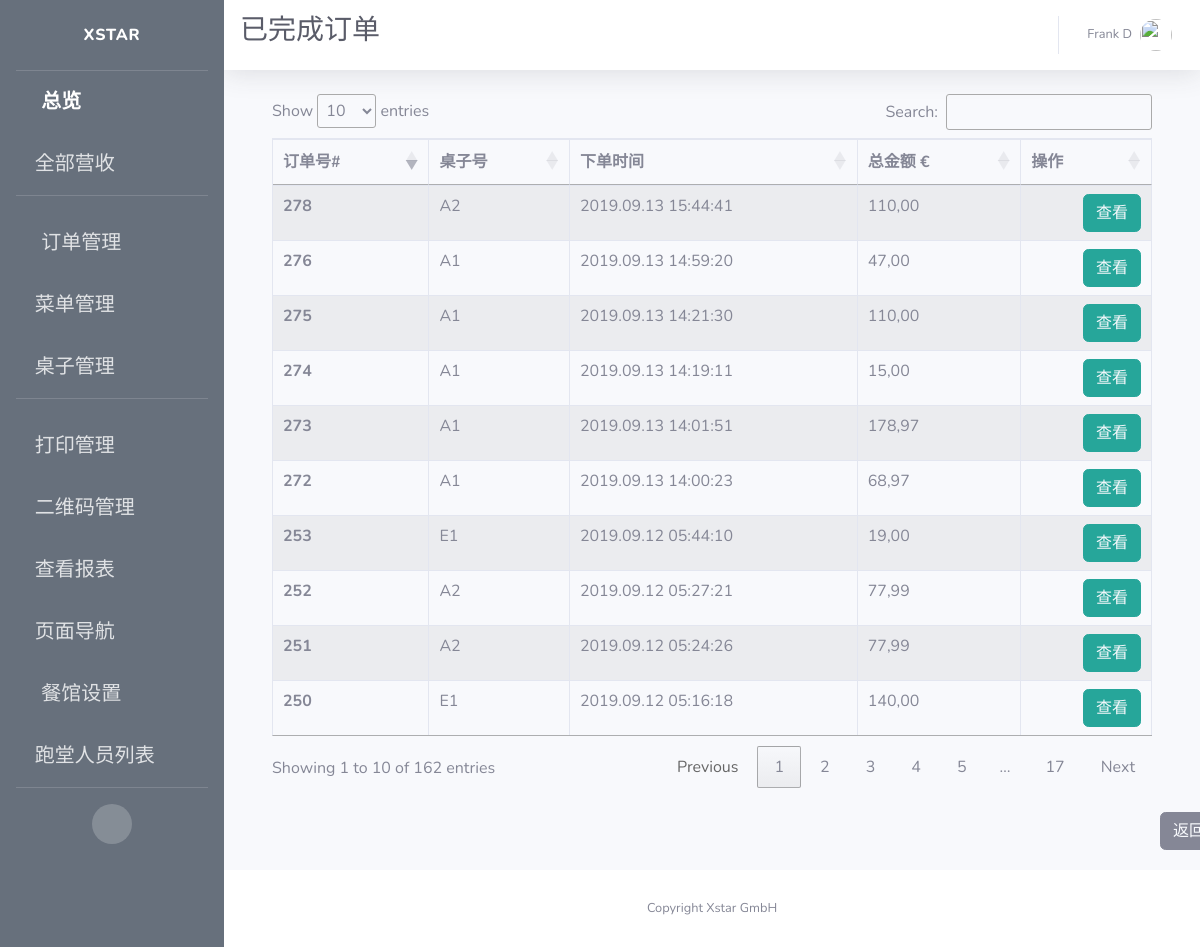
The page /admin/view/paid/alacarte/orders (signed in) on the database as committed earlier.
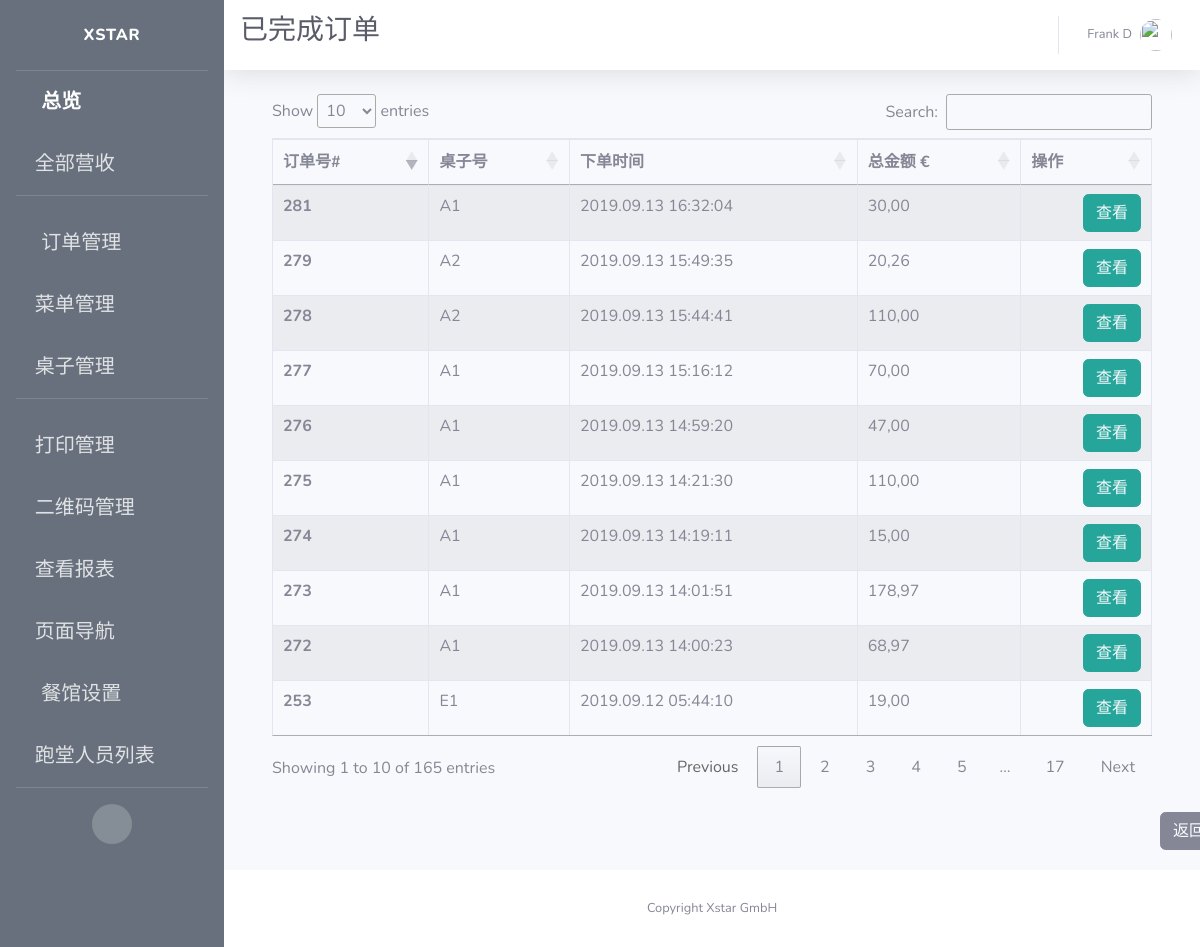
The same page on the database as committed later.
### app/models.py (models this page shows)
class Order(db.Model):
    id = db.Column(db.Integer, primary_key=True, unique=True, index=True)
    totalPrice = db.Column(db.Float, unique=False)
    orderNumber = db.Column(db.String(200), unique=True)
    timeCreated = db.Column(db.DateTime, default=datetime.utcnow)
    isPaid = db.Column(db.Boolean, default=False)
    isReady = db.Column(db.Boolean, default=False)
    isPickedUp = db.Column(db.Boolean, default=False)
    items = db.Column(db.String(1500))
    pay_via = db.Column(db.String(100))
    type = db.Column(db.String(100))
    container = db.Column(db.String(300))
    mealPrinted = db.Column(db.Boolean, default=False)
    printed = db.Column(db.Boolean, default=False)
    settleTime = db.Column(db.DateTime)
    settleID = db.Column(db.String(500))
    table_name = db.Column(db.String(500))
    seat_number = db.Column(db.String(500))
    isCancelled = db.Column(db.Boolean(), default=False)
    isDone = db.Column(db.Boolean())
    dishes = db.Column(db.String(1500))
    discount = db.Column(db.Float, default=0.0)
    discount_rate = db.Column(db.Float, default=0.0)
    subtype = db.Column(db.String(500))
    endTotal = db.Column(db.Float, default=totalPrice)

### app/routes.py (the view)
@app.route('/admin/view/paid/alacarte/orders')
@login_required
def admin_view_paid_alacarte_orders():
    orders = db.session.query(Order).filter(
        Order.type == "In",
        Order.isPaid == True).all()
    cancelled_orders = db.session.query(Order).filter(
        Order.type == "In",
        Order.isCancelled == True).all()
    cur_orders = orders + cancelled_orders
    items = {order.id: json.loads(order.items) for order in cur_orders}
    context = dict(open_orders=cur_orders,
                   items=items,
                   title=u"已完成订单",
                   referrer=request.headers.get('Referer'),
                   company_name=company_info.get('company_name'),
                   datetime_format=datetime_format,
                   formatter=formatter)
    return render_template("admin_view_paid_alacarte_orders.html", **context)

### app/models.py (called while the page is built)
@login.user_loader
def load_user(id):
    return User.query.get(int(id))

### app/utilities.py (called while the page is built)
def formatter(number):
    if number == 0:
        number = '{:.2f}'.format(round(number, 2))
        number = number.replace(".", ",")
        return number
    number = format_decimal(round(float(number), 2), locale="de_DE")
    if len(number.split(",")) == 1:
        number = number + ",00"
        return number
    if len(number.split(",")[1]) == 1:
        number = number + "0"
        return number
    return number

### app/templates/admin_view_paid_alacarte_orders.html (shortened to what this page needs)
{% extends 'base.html' %}
{% block css %}
<link rel="stylesheet" type="text/css" href="https://cdn.datatables.net/1.10.19/css/jquery.dataTables.css">
<link rel="stylesheet" type="text/css" href="https://cdnjs.cloudflare.com/ajax/libs/twitter-bootstrap/4.1.3/css/bootstrap.css">
<link rel="stylesheet" type="text/css" href="https://cdn.datatables.net/1.10.19/css/dataTables.bootstrap4.min.css">
{% endblock %}
{% block title %}
<h1 class="h3 mb-2 text-gray-800">{{title}}</h1>
{% endblock %}
{% block content %}
<div class="container">
  <div class="row">
    <div class="col-sm-12">
      <table id="example" class="table table-striped table-bordered">
        <thead>
          <tr>
            <th scope="col">订单号#</th>
            <th scope="col">桌子号</th>
            <th scope="col">下单时间</th>
            <th scope="col">总金额 €</th>
            <th scope="col">操作</th>
          </tr>
        </thead>
        <tbody>
          {% for order in open_orders %}
          <tr>
            <th scope="row">{{order.id}}</th>
            <td>{{ order.table_name }}</td>
            <td>{{ order.timeCreated.strftime(datetime_format) }}</td>
            <td>{{ formatter(order.totalPrice) }}</td>
            <td style="text-align:right">
              <span>
                <button type="button" class="btn btn-info" style="border-color:#26a69a; background-color:#26a69a;">
                  <a href={{ url_for('admin_alacarte_order_edit', order_id=order.id) }} style="color: rgb(247, 249, 252)">
                    查看
                  </a>
                </button>
              </span>
            </td>
          </tr>
          {% endfor %}
        </tbody>
      </table>
    </div>
  </div>
</div>
<br>
<button type="button" class="btn btn-secondary" id="back">
  <a style="color: rgb(247, 249, 252)" href={{ referrer }} >
    返回
  </a>
</button>
{% endblock %}

Rows that differ between the two databases and show on the page:
no longer on this page (row unchanged): Order: id "250", table_name "E1", timeCreated "2019.09.12 05:16:18", totalPrice "140,00"
no longer on this page (row unchanged): Order: id "251", table_name "A2", timeCreated "2019.09.12 05:24:26", totalPrice "77,99"
no longer on this page (row unchanged): Order: id "252", table_name "A2", timeCreated "2019.09.12 05:27:21", totalPrice "77,99"
now on this page (row edited): Order: id "279", table_name "A2", timeCreated "2019.09.13 15:49:35", totalPrice "20,26"
added Order: id "281", table_name "A1", timeCreated "2019.09.13 16:32:04", totalPrice "30,00"
now on this page (row edited): Order: id "277", table_name "A1", timeCreated "2019.09.13 15:16:12", totalPrice "70,00"
Other text that changed with them:
text written by a page script: "Show entries Search: Showing 1 to 10 of 162 entries Previous 1 2 3 4 5 … 17 Next" → "Show entries Search: Showing 1 to 10 of 165 entries Previous 1 2 3 4 5 … 17 Next"
